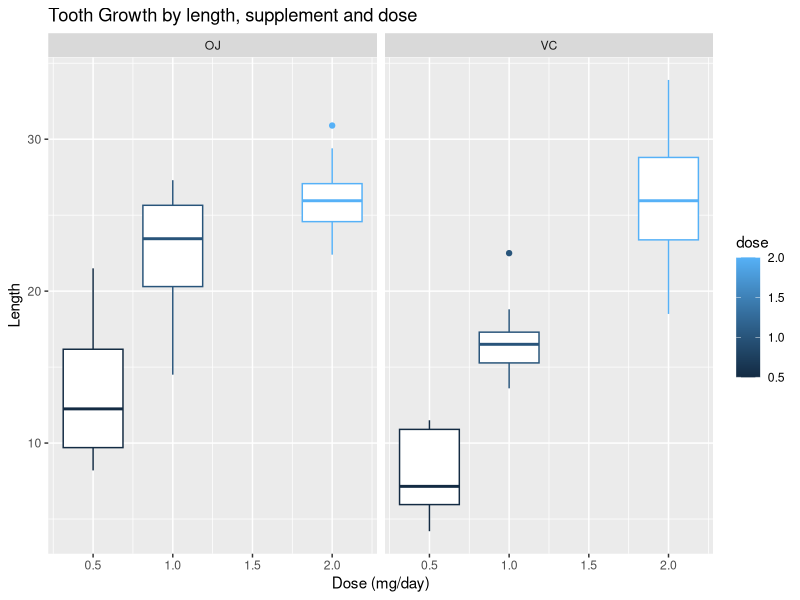

Generate this figure with R:
## ---- chunk 1
knitr::opts_chunk$set(echo = TRUE)
## ---- chunk 2
data(ToothGrowth)
## ---- chunk 3
head(ToothGrowth)
str(ToothGrowth)
summary(ToothGrowth)
table(ToothGrowth$supp, ToothGrowth$dose)
## ---- chunk 4
library("dplyr")
library("ggplot2")
data("ToothGrowth")


df_means_OJ <- ToothGrowth %>% filter(supp == "OJ") %>% group_by(dose) %>% summarise(value=mean(len)) %>% mutate(supp = "OJ")
df_means_VC <- ToothGrowth %>% filter(supp == "VC") %>% group_by(dose) %>% summarise(value=mean(len)) %>% mutate(supp ="VC")

df_merged <- rbind(df_means_OJ, df_means_VC)

ggplot(data = ToothGrowth , aes(x = dose,y = len, group = dose, col = dose)) + 
    geom_boxplot() + facet_grid(.~supp)  + ggtitle("Tooth Growth by length, supplement and dose") +  xlab("Dose (mg/day)") + ylab("Length")
## ---- chunk 5
OJ_05 <- ToothGrowth %>% filter(supp == "OJ") %>% filter(dose == 0.5) %>% select(len)
OJ_1 <- ToothGrowth %>% filter(supp == "OJ") %>% filter(dose == 1) %>% select(len)
OJ_2 <- ToothGrowth %>% filter(supp == "OJ") %>% filter(dose == 2) %>% select(len)
## ---- chunk 6
t.test(OJ_05, OJ_1, paired = F, var.equal = F)
t.test(OJ_1, OJ_2, paired = F, var.equal = F)
## ---- chunk 7
VC_05 <- ToothGrowth %>% filter(supp == "VC") %>% filter(dose == 0.5) %>% select(len)
VC_1 <- ToothGrowth %>% filter(supp == "VC") %>% filter(dose == 1) %>% select(len)
VC_2 <- ToothGrowth %>% filter(supp == "VC") %>% filter(dose == 2) %>% select(len)
## ---- chunk 8
t.test(VC_05, VC_1, paired = F, var.equal = F)
t.test(VC_1, VC_2, paired = F, var.equal = F)
## ---- chunk 9
t.test(VC_05, OJ_05, paired = F, var.equal = F)
t.test(VC_1, OJ_1, paired = F, var.equal = F)
t.test(VC_2, OJ_2, paired = F, var.equal = F)

